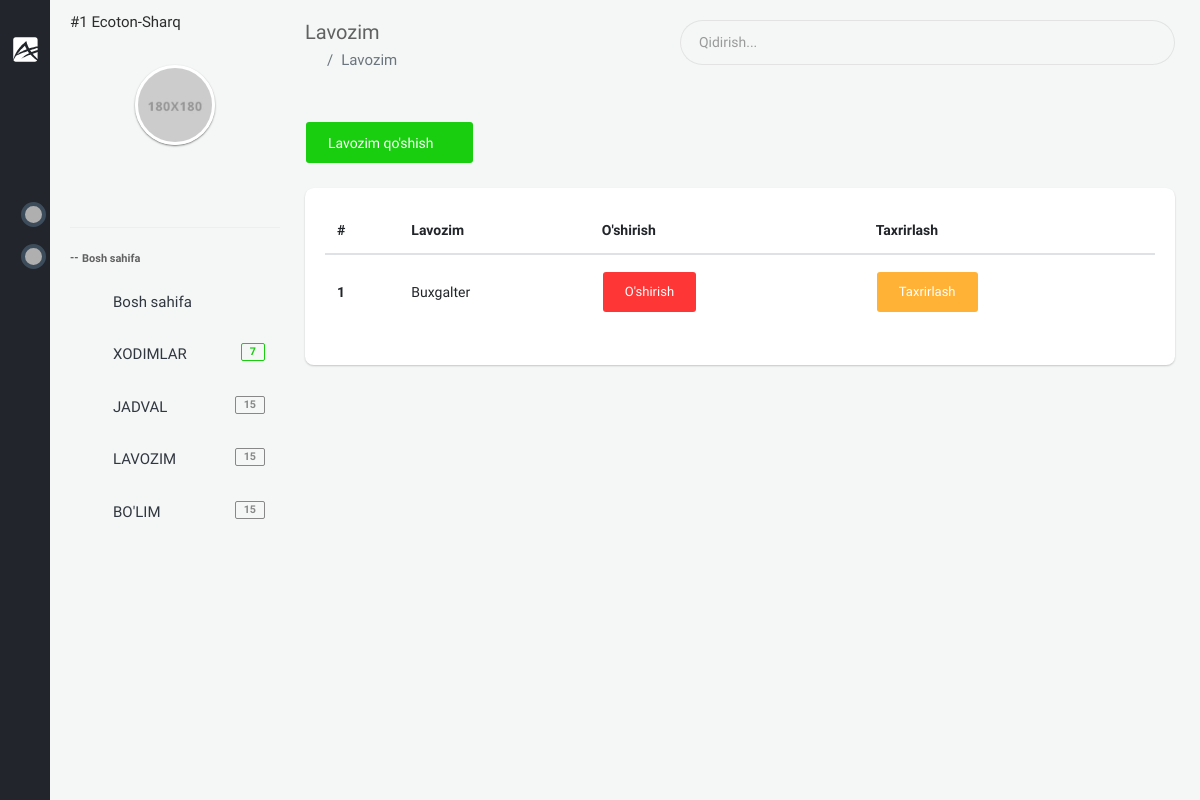
Before: /backoffice/position (signed in) with the older database file.
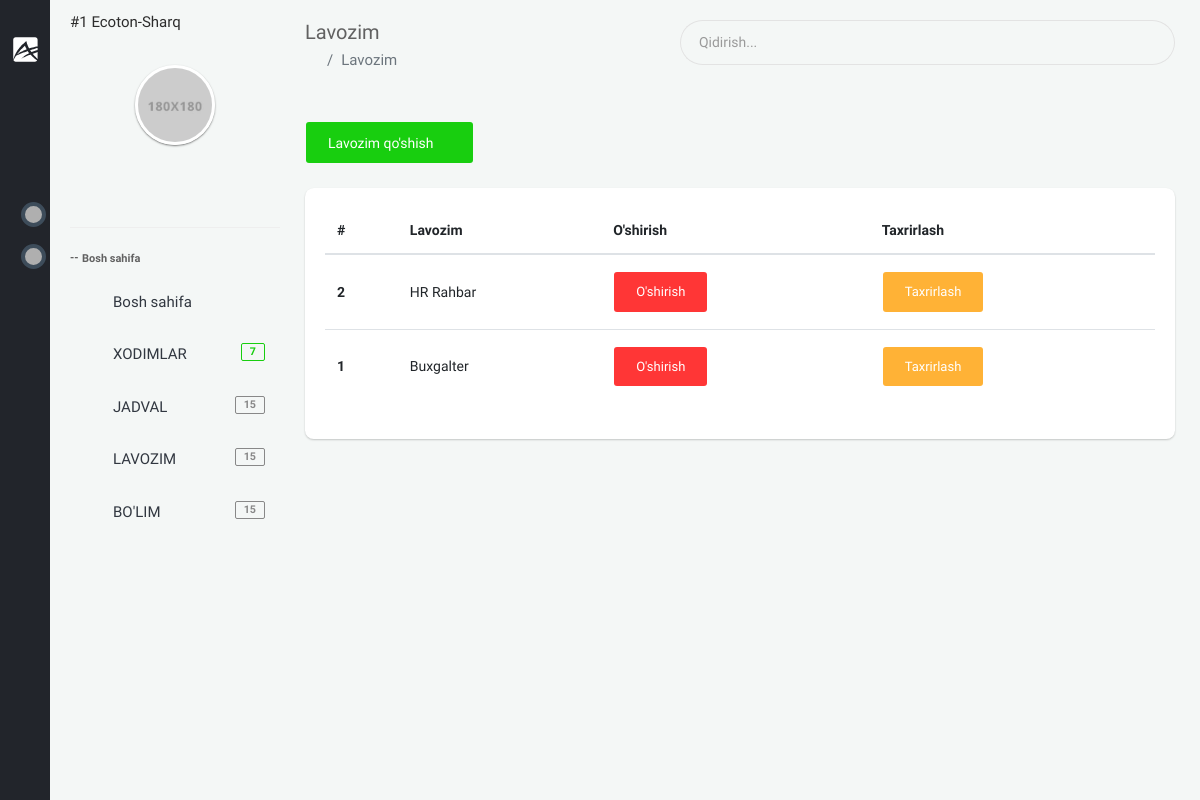
After: the same page with the newer database file.
### app/models.py (models this page shows, shortened)
class Position(models.Model):
    name = models.CharField(max_length=255, verbose_name="Lavozim nomi")
    company = models.ForeignKey(Company, on_delete=models.CASCADE, verbose_name='Kompaniya')
    created_at = models.DateTimeField(auto_now_add=True)
    class Meta:
        ordering = ['-created_at']
        verbose_name_plural = "Lavozim"

### backoffice/views.py (the view)
# urls.py: path('position', views.PositionListView.as_view(), name="position"),
class PositionListView(LoginRequiredMixin, generic.ListView):
    template_name = 'backoffice/pages/department/list.html'
    queryset = models.Position.objects.all()
    def get_context_data(self, *, object_list=None, **kwargs):
        position = super(PositionListView, self).get_context_data(**kwargs)
        company = self.request.user.company
        position['positions'] = models.Position.objects.filter(company=company).order_by('-created_at')
        return position

### app/models.py (called while the page is built)
    def __str__(self):
        return f'#{self.id}  {self.name}'

### templates/backoffice/pages/department/list.html (shortened to what this page needs)
{% extends 'backoffice/base.html' %}
{% block content %}
    <section class="content">
        <div class="container-fluid">
            <div class="block-header">
                <div class="row clearfix">
                    <div class="col-lg-5 col-md-5 col-sm-12">
                        <h2>Lavozim</h2>
                        <ul class="breadcrumb padding-0">
                            <li class="breadcrumb-item"><a href="create.html"><i class="zmdi zmdi-home"></i></a></li>
                            <li class="breadcrumb-item active">Lavozim</li>
                        </ul>
                    </div>
                    <div class="col-lg-7 col-md-7 col-sm-12">
                        <div class="input-group m-b-0">
                            <input type="text" class="form-control" placeholder="Qidirish...">
                            <span class="input-group-addon">
                            <i class="zmdi zmdi-search"></i>
                        </span>
                        </div>
                    </div>
                </div>
            </div>
            <div class="row clearfix">
                <div class="col-lg-12 col-md-12 col-sm-12">
                    <div class="card">
                        <div class="header">
                            <a href="{% url 'position_create' %}" class="btn btn-success">Lavozim qo'shish <i class="zmdi zmdi-plus"></i></a>
                        </div>
                        <div class="body table-responsive">
                            <table class="table table-hover">
                                <thead>
                                <tr>
                                    <th>#</th>
                                    <th>Lavozim</th>
                                    <th>O'shirish</th>
                                    <th>Taxrirlash</th>
                                </tr>
                                </thead>
                                <tbody>
                                {% for position in positions %}
                                    <tr>
                                        <th scope="row">{{ position.id }}</th>
                                        <td>
                                            {{ position.name }}
                                        </td>
                                        <td>
                                            <form action="{% url 'position_delete' pk=position.pk %}" method="POST">
                                                <input class="btn btn-default btn-danger" type="submit" value="O'shirish"/>
                                            </form>
                                        </td>
                                    <td>
                                        <a href="{% url 'position_update' position.id %}" class="btn btn-warning">Taxrirlash</a>
                                    </td>
                                    </tr>
                                {% endfor %}
                                </tbody>
                            </table>
                        </div>
                    </div>
                </div>
            </div>
        </div>
    </section>
{% endblock %}

Changed rows visible on the page:
added Position: id "2", name "HR Rahbar"
